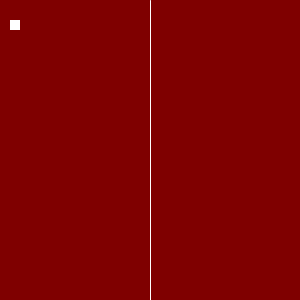
Frame 1 (no input)
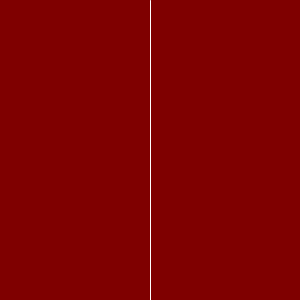
Frame 60 (the mouse pressed at the canvas centre just before this capture)
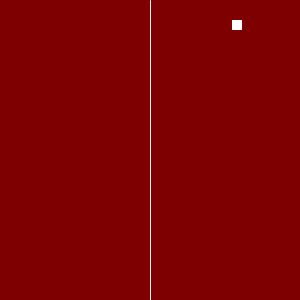
Frame 120 (the mouse held since frame 60 and released just before this capture)

The Processing sketch that drew these frames (run headless with seeded random() and noise(); from frame 60 on, the mouse is pressed at the canvas centre):

// Processing sketch: processing_152295
// ── processing_152295.pde

int xPos = 10;
int xWidth = 10;
int beatLineWidth = 1;
boolean ableToExpand = true;
float markerSpeed = 5;
int selectionPos = 0;
float bgHue = 0;
void setup() {
  size(300, 300);
  colorMode(HSB, 100);
}
void draw () {
  background(bgHue,100,50);
  moveSquare();
  beatLine();
  timingDetection();
  accuracy();
  stroke(100);
  strokeWeight(beatLineWidth);
  line(width/2, 0, width/2, height);
}
void moveSquare() {
  noStroke();
  rect(xPos, 20, xWidth, 10);
  if (xPos<width) {
    xPos+=markerSpeed;
  }
  else {
    xPos=-xWidth;
    ableToExpand = true;
    markerSpeed=random(5.0)+1;
    fill(100,100);
  }
}
void timingDetection() {
  if (keyPressed) {
    fill(100,0);
    selectionPos = xPos;
  }
}
void beatLine() {
  if (ableToExpand && xPos >= width/2-xWidth) {
    beatLineWidth=10;
  }
  if (beatLineWidth>1) {
    ableToExpand = false;
    beatLineWidth-=1;
  }
}
void accuracy (){
  bgHue = map(abs(width/2-selectionPos),0,width/2,30,0);
  println(bgHue);
}
